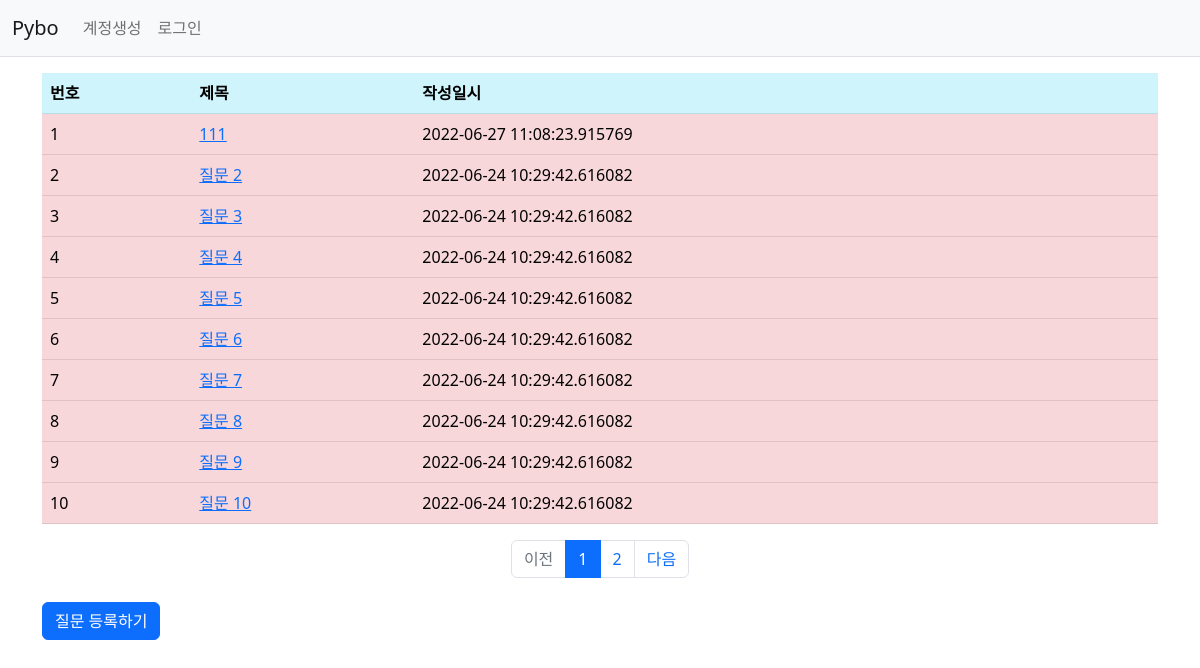
Page /question/list/ on the committed database.
### pybo/models.py (models this page shows)
class Question(db.Model):
    id = db.Column(db.Integer, primary_key=True)
    subject = db.Column(db.String(200), nullable=False)
    content = db.Column(db.Text(), nullable=False)
    create_date = db.Column(db.DateTime(), nullable=False)

### pybo/views/question_views.py (the view)
@bp.route('/list/')
def questionlist():
    page= request.args.get('page',type=int, default=1)
    question_list = Question.query.order_by(Question.create_date.desc())
    question_list = question_list.paginate(page, per_page=10)
    return render_template('question/question_list.html', question_list=question_list)

### pybo/views/auth_views.py (called while the page is built)
@bp.before_app_request
def load_logged_in_user():
    user_id = session.get('user_id')
    if user_id is None:
        g.user = None
    else:
        g.user = User.query.get(user_id)

### pybo/templates/question/question_list.html
{% extends 'base.html' %}
{% block content %}
<div class="container my-3">
    <table class="table">
        <thead>
        <tr class="table-info">
            <th>번호</th>
            <th>제목</th>
            <th>작성일시</th>
        </tr>
        </thead>
        <tbody>
        {% if question_list %}
        {% for question in question_list.items %}
        <tr>
            <td class="table-danger"> {{ loop.index }}</td>
            <td class="table-danger">
                <a href="{{ url_for('question.detail', question_id=question.id) }}">{{ question.subject }}</a>
            </td>
            <td class="table-danger">{{ question.create_date }}</td>
        </tr>
        {% endfor %}
        {% else %}
        <tr>
            <td colspan="3">질문이 없습니다.</td>
        </tr>
        {% endif %}
        </tbody>
    </table>
    <ul class="pagination justify-content-center">
        {% if question_list.has_prev %}
        <li class="page-item">
            <a class="page-link" href="?page={{ question_list.prev_num }}">이전</a>
        </li>
        {% else %}
        <li class="page-item disabled">
            <a class="page-link" tabindex="-1" aria-disabled="true" href="javascript:void(0)">이전</a>
        </li>
        {% endif %}
        {% for page_num in question_list.iter_pages() %}
        {% if page_num %}
        {% if page_num != question_list.page %}
        <li class="page-item">
            <a class="page-link" href="?page={{ page_num }}">{{ page_num }}</a>
        </li>
        {% else %}
        <li class="page-item active" aria-current="page">
            <a class="page-link" href="javascript:void(0)">{{ page_num }}</a>
        </li>
        {% endif %}
        {% else %}
        <li class="disabled">
            <a class="page-link" href="javascript:void(0)">...</a>
        </li>
        {% endif %}
        {% endfor %}
        {% if question_list.has_next %}
        <li class="page-item">
            <a class="page-link" href="?page={{ question_list.next_num }}">다음</a>
        </li>
        {% else %}
        <li class="page-item disabled">
            <a class="page-link" tabindex="-1" aria-disabled="true" href="javascript:void(0)">다음</a>
        </li>
        {% endif %}
    </ul>
    <a href="{{ url_for('question.create') }}"class="btn my-2 btn-primary">질문 등록하기</a>
</div>
{% endblock %}

### pybo/templates/base.html (shortened to what this page needs)
<!doctype html>
<html lang="ko">
<head>
    <link rel="stylesheet" href="{{ url_for('static', filename='bootstrap.min.css') }}">
</head>
<body>
<nav class="navbar navbar-expand-lg navbar-light bg-light border-bottom">
    <div class="container-fluid">
        <a class="navbar-brand" href="{{ url_for('main.index') }}">Pybo</a>
        <div class="collapse navbar-collapse" id="navbarSupportedContent">
             {% if g.user %}
            <ul class="navbar-nav">
                <li class="nav-item ">
                    <a class="nav-link" href="{{ url_for('auth.logout') }}">{{ g.user.username }} (로그아웃)</a>
                </li>
            </ul>
            {% else %}
            <ul class="navbar-nav me-auto mb-2 mb-lg-0">
                <li class="nav-item">
                    <a class="nav-link" href="{{ url_for('auth.signup') }}">계정생성</a>
                </li>
                <li class="nav-item">
                    <a class="nav-link" href="{{ url_for('auth.login') }}">로그인</a>
                </li>
            </ul>
            {% endif %}
        </div>
    </div>
</nav>
{% block content %}
{% endblock %}
</body>
</html>

### rows in the picture
Question: subject "111", create_date "2022-06-27 11:08:23.915769"
Question: subject "질문 2", create_date "2022-06-24 10:29:42.616082"
Question: subject "질문 3", create_date "2022-06-24 10:29:42.616082"
Question: subject "질문 4", create_date "2022-06-24 10:29:42.616082"
Question: subject "질문 5", create_date "2022-06-24 10:29:42.616082"
Question: subject "질문 6", create_date "2022-06-24 10:29:42.616082"
Question: subject "질문 7", create_date "2022-06-24 10:29:42.616082"
Question: subject "질문 8", create_date "2022-06-24 10:29:42.616082"
Question: subject "질문 9", create_date "2022-06-24 10:29:42.616082"
Question: subject "질문 10", create_date "2022-06-24 10:29:42.616082"

### other values in the picture
{{ page_num }} "1"
{{ page_num }} "2"
